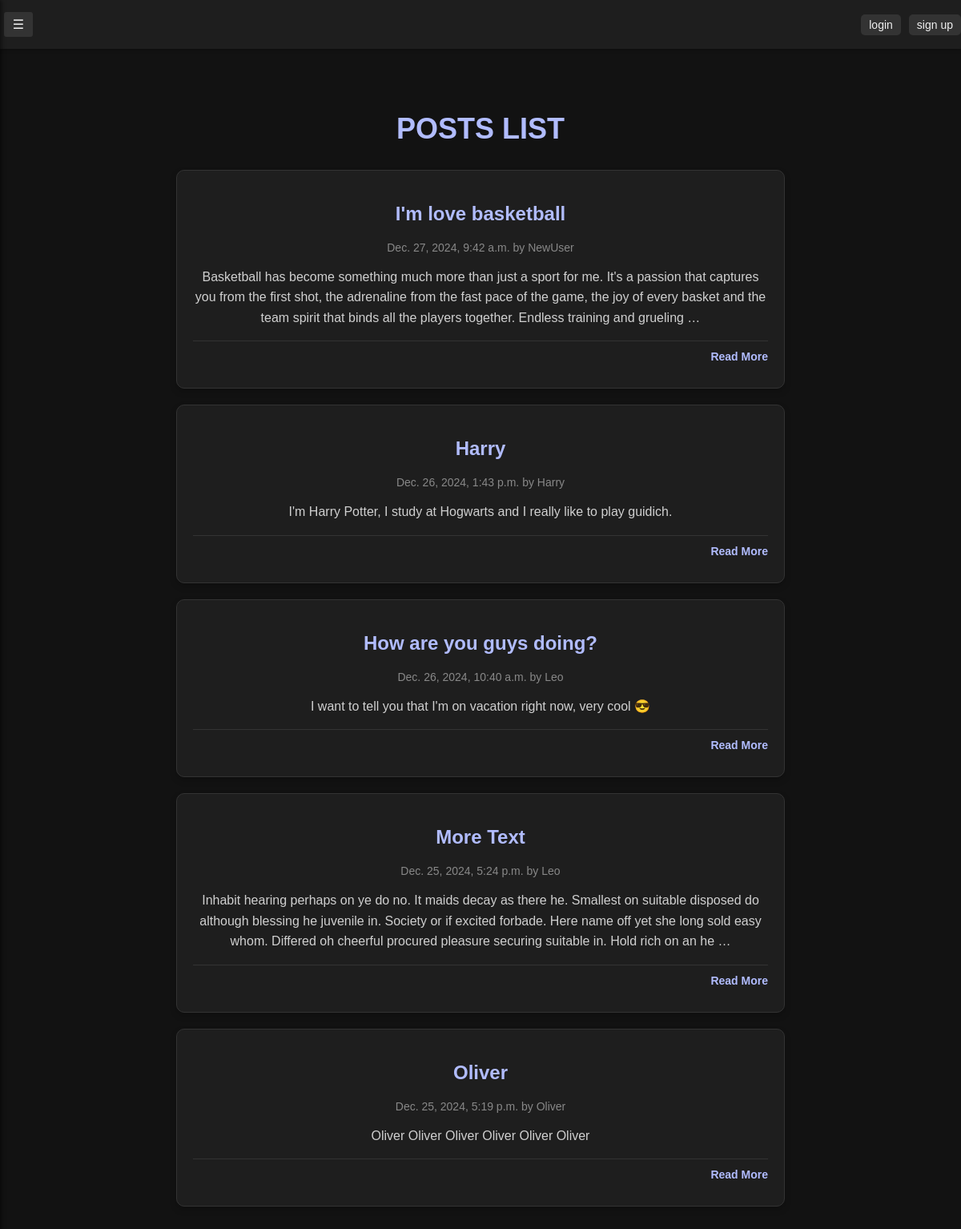
/posts/, run on the app's committed database.
### posts/models.py (models this page shows, shortened)
class Post(models.Model):
    title = models.CharField(max_length=100)
    body = models.TextField()
    slug = models.SlugField()
    date = models.DateTimeField(auto_now_add=True)
    banner = models.ImageField(default="nonImage.png",blank=False)
    author = models.ForeignKey(User, on_delete=models.CASCADE, default=None)
    likes = models.ManyToManyField(User, related_name="liked_posts", blank=True)

### posts/views.py (the view)
# urls.py: path("", views.posts_list, name="list"),
def posts_list(request):
    posts = Post.objects.all().order_by('-date')
    return render(request, 'posts/post_list.html', {'posts' : posts})

### posts/templates/posts/post_list.html (shortened to what this page needs)
{% extends 'navigation.html' %}
{% block content %}
    <section class="posts-list">
        <h1>Posts List</h1>
        {% for post in posts %}
            <article class="post">
                <header class="post-header">
                    <h2 class="post-title">
                        <a href="{% url 'posts:page' slug=post.slug %}">{{ post.title }}</a>
                    </h2>
                    <p class="post-meta">{{ post.date }} by {{ post.author }}</p>
                </header>
                <div class="post-body">
                    <p>{{ post.body|truncatewords:50 }}</p>
                </div>
                <footer class="post-footer">
                    <a href="{% url 'posts:page' slug=post.slug %}" class="read-more">Read More</a>
                </footer>
            </article>
        {% endfor %}
    </section>
{% endblock %}

### templates/navigation.html (shortened to what this page needs)
<!DOCTYPE html>
{% load static %}
<html lang="en">
<head>
    <link rel="stylesheet" href="{% static 'style/style.css' %}">
</head>
<body>
<div class="header">
        <div class="left-controls">
            <span class="open-btn" onclick="openNav()">☰</span>
        </div>
            <div class="auth-buttons">
                {% if user.is_authenticated %}
                <form class="btn" action="{% url 'users:logout' %}" method="post">
                    {% csrf_token %}
                    <button id="btnLogout">logout</button>
                </form>
                {% else %}
                <a href="{% url 'users:login' %}" class="btn">login</a>
                {% endif %}
                <a href="{% url 'users:register' %}" class="btn">sign up</a>
            </div>
</div>
    <main>
        {% block content %}
        {% endblock %}
    </main>
</body>
</html>

### static/style/style.css (style rules this page uses)
body { margin: 0; padding-top: 50px; font-family: 'Arial', sans-serif; color: #f0f0f0; background-color: #121212; display: flex; flex-direction: column; min-height: 100vh; position: relative; }
a { text-decoration: none; color: #f0f0f0; }
.open-btn { font-size: 16px; cursor: pointer; color: #f0f0f0; background-color: #333; padding: 6px 10px; border: none; border-radius: 3px; display: inline-block; width: 16px; text-align: center; margin: 5px; }
main { margin: 0 auto; padding: 20px; max-width: 800px; text-align: center; flex: 1; }
h1 { color: whitesmoke; }
footer { background-color: #1e1e1e; color: #f0f0f0; text-align: center; padding: 10px 0; border-top: 1px solid #333; }
.header { position: fixed; top: 0; left: 0; width: 100%; z-index: 1; background-color: #1e1e1e; color: #f0f0f0; display: flex; justify-content: space-between; align-items: center; padding: 10px 0px; box-shadow: 0 2px 5px rgba(0, 0, 0, 0.2); transition: transform .1s linear; }
.left-controls { display: flex; align-items: center; }
.open-btn { font-size: 16px; cursor: pointer; color: #f0f0f0; background-color: #333; padding: 6px 10px; border: none; border-radius: 3px; }
.auth-buttons { display: flex; gap: 10px; }
.auth-buttons .btn { text-decoration: none; color: #f0f0f0; background-color: #333; padding: 5px 10px; border-radius: 5px; font-size: 14px; transition: background-color 0.3s ease; }
.posts-list { max-width: 800px; margin: 20px auto; padding: 20px; color: #f0f0f0; }
.posts-list h1 { text-align: center; font-size: 36px; margin-bottom: 30px; color: #B1BCFF; text-transform: uppercase; }
.post { background-color: #1e1e1e; border: 1px solid #333; border-radius: 10px; margin-bottom: 20px; padding: 20px; box-shadow: 0px 4px 8px rgba(0, 0, 0, 0.2); transition: transform 0.2s ease, box-shadow 0.2s ease; }
.post-title a { text-decoration: none; color: #B1BCFF; }
.post-meta { font-size: 14px; color: #888; margin-top: 5px; }
.post-body { font-size: 16px; line-height: 1.6; color: #d0d0d0; margin-bottom: 15px; }
.post-footer { text-align: right; }
.read-more { font-size: 14px; text-decoration: none; color: #B1BCFF; font-weight: bold; }

### data on the page
Post: title "I'm love basketball", date "Dec. 27, 2024, 9:42 a.m.", author "NewUser", body "Basketball has become something much more than just a sport for me. It's a passion that captures you from the first shot, the adrenaline from the fast pace of the game, the joy of every basket and the team spirit that binds all the players together. Endless training and grueling …"
Post: title "Harry", date "Dec. 26, 2024, 1:43 p.m.", author "Harry", body "I'm Harry Potter, I study at Hogwarts and I really like to play guidich."
Post: title "How are you guys doing?", date "Dec. 26, 2024, 10:40 a.m.", author "Leo", body "I want to tell you that I'm on vacation right now, very cool 😎"
Post: title "More Text", date "Dec. 25, 2024, 5:24 p.m.", author "Leo", body "Inhabit hearing perhaps on ye do no. It maids decay as there he. Smallest on suitable disposed do although blessing he juvenile in. Society or if excited forbade. Here name off yet she long sold easy whom. Differed oh cheerful procured pleasure securing suitable in. Hold rich on an he …"
Post: title "Oliver", date "Dec. 25, 2024, 5:19 p.m.", author "Oliver", body "Oliver Oliver Oliver Oliver Oliver Oliver"
